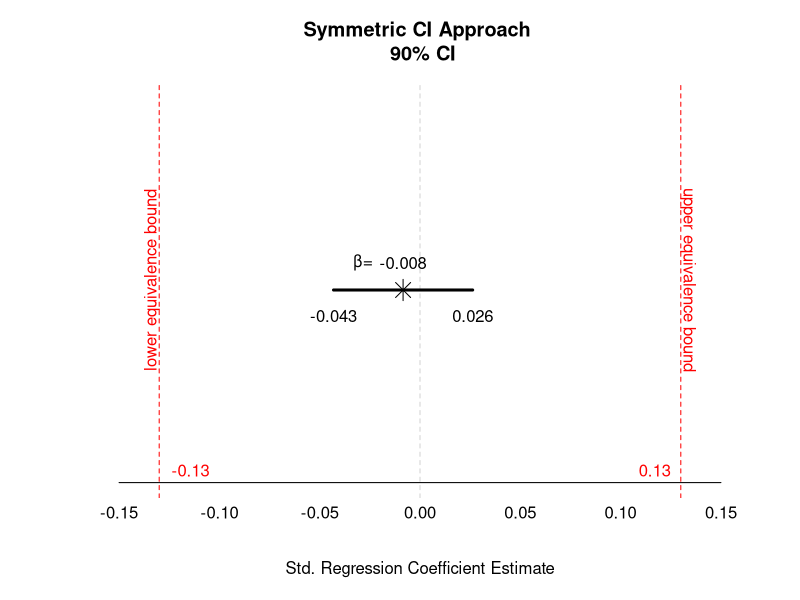

Recreate this plot in R.
## ---- chunk 1

reg.equiv.dna <- function(b, se, p, n, delta, alpha=.05, plot=TRUE, test="TOST", std=TRUE) {
          # b = regression coefficient, std or raw
          # se = std. error associated with the point estimate, b
          # p = no. of predictors in the model 
          # n = sample size
          # delta = SESOI, std or raw
          
          df <- n-1-p
          l.ci90 <- b+qt(.1/2,df, lower.tail = T)*se
          u.ci90 <- b+qt(.1/2,df, lower.tail = F)*se
          l.ci <- b+qt(alpha/2,df, lower.tail = T)*se
          u.ci <- b+qt(alpha/2,df, lower.tail = F)*se
          
          #delta
          l.delta <- -abs(delta) # lower equivalence interval bound (consider to make it as input in the function)
          u.delta <- abs(delta) # upper equivalence interval bound
  
          # RESULTS SECTION
              # standardized section
              if (std==TRUE) {
                        
                              if (test=="AH") {     
                                                # AH
                                                t.ah <- b/se
                                                p.ah <- pt((abs(b)-delta)/(sqrt(se^2)),df) - pt((-abs(b)-delta)/(sqrt(se^2) ), df)
           
                                                cat("standardized regression coefficient is ","\n",
                                                "β = ",b," ,", (1-alpha)*100, "% CI [",l.ci,",",u.ci,"]" ,"\n", 
                                                "associated std. error = ", se, "\n", "\n",
                                                "std. equivalence interval =","[",l.delta,",",u.delta,"]", "\n",
                                                "\n",
                                                "Anderson-Hauck (AH) Equivalence Test Results:", "\n",
                                                "-------------------------------------------------", "\n",
                                                "t(",df,") = ",t.ah,"\n",
                                                "p = ",p.ah,"\n",
                                                ifelse(p.ah < alpha, "AH: Negligible effects concluded" , 'AH: Insufficient evidence for negligible effects'))
                                    }  else { 
                                                # TOST
                                                t1.tost<- (b-(-delta))/(sqrt(se^2)) 
                                                t2.tost<- (delta-b)/(sqrt(se^2))
                                                p1.tost<- 1-pt(t1.tost, df) 
                                                p2.tost<- 1-pt(t2.tost, df)
                                                
                                                cat("standardized regression coefficient is ","\n",
                                                "β = ",b," ,", (1-alpha)*100, "% CI [",l.ci,",",u.ci,"]" ,"\n", 
                                                "associated std. error = ", se, "\n", "\n",
                                                "std. equivalence interval =","[",l.delta,",",u.delta,"]", "\n",
                                                "\n",
                                                "Two One-Sided Test (TOST) Equivalence Test Results:", "\n",
                                                "-------------------------------------------------", "\n",
                                                "t1(",df,") = ",t1.tost,"\n",
                                                "t2(",df,") = ", t2.tost, "\n",
                                                "p1 = ",p1.tost,"\n",
                                                "p2 = ",p2.tost,"\n",
                                                ifelse(p1.tost < alpha & p2.tost < alpha, 'TOST: Negligible effects concluded', 'TOST: Insufficient evidence for negligible effects'))
                                              }
                                                # plot
                                  if (plot==TRUE) { 
                                                    plot(NA, axes=F,
                                                    xlim = c(min(l.ci,l.delta)-max(u.ci-l.ci, u.delta-l.delta)/10, max(u.ci,u.delta)+max(u.ci-l.ci, u.delta-l.delta)/10),
                                                    ylim = c(0,1),
                                                    yaxt='n',
                                                    ylab="",
                                                    xlab = "Std. Regression Coefficient Estimate", 
                                                    main = "Symmetric CI Approach \n 90% CI")
                                                    abline(v =0 , lty = 2, col= "light grey") # vertical line in the middle of the eq. interval, right now it's always 0, can be changed
                                                    points(x=b, y=.5, pch=8, cex=2) # point at the estimated predictor value
                                                    abline(v=u.delta, lty=2, col = "red") # mark the upper eq. bound
                                                    abline(v=l.delta, lty=2, col = "red") # mark the lower eq. bound
                                                    segments(l.ci90,0.5,u.ci90,0.5, lwd=3) # plotting the 90% CI for the predictor estimate
                                                    text(u.delta*1.01,.5,"upper equivalence bound",srt=270,pos=3, offset = .5, col = "red") # text for eq. bound line (upper)
                                                    text(l.delta*1.01,.5,"lower equivalence bound",srt=90,pos=3, offset = .5, col = "red") # text for eq. bound line (lower)
                                                    text(u.delta*.9,-0.01,u.delta,srt=0,pos=3, offset = .5, col = "red") # writing the eq. interval bound value (upper)
                                                    text(l.delta*0.88,-.01,l.delta,srt=0,pos=3, offset = .5, col = "red") # writing the eq. interval bound value (lower)
                                                    text(b,.57,round(b, digits = 3),srt=0) # writing the predictor point estimate value
                                                    text(b,.57,"β=",srt=0, pos = 2, offset = 1.5) # adding text to indicate above line
                                                    text(u.ci90,.45,round(u.ci90, digits = 3),pos =1, offset = .1, col = "black") # writing the 90% CI upper limit value for the predictor estimate
                                                    text(l.ci90,.45,round(l.ci90, digits = 3), pos =1, offset = .1,col = "black") # writing the 90% CI lower limit value for the predictor estimate
                                                    axis(side=1, pos=0, lwd.ticks=0)
                                                    }
              } else {
                      # unstandardized section  
                      if (test=="AH") {     
                      # AH
                      t.ah <- b/se
                      p.ah <- pt((abs(b)-delta)/(sqrt(se^2)),df) - pt((-abs(b)-delta)/(sqrt(se^2) ), df)
    
                      cat("unstandardized regression coefficient is ", "\n",
                      "b = ",b," ,", (1-alpha)*100, "% CI [",l.ci,",",u.ci,"]" ,"\n",  
                      "std. error = ", se, "\n", "\n",
             
                      "raw equivalence interval =","[",l.delta,",",u.delta,"]", "\n",
                      "\n",
                      "Anderson-Hauck (AH) Equivalence Test Results:", "\n",
                      "-------------------------------------------------", "\n",
                      "t(",df,") = ",t.ah,"\n",
                      "p = ",p.ah,"\n",
                      ifelse(p.ah < alpha, "AH: Negligible effects concluded" , 'AH: Insufficient evidence for negligible effects'))
                   }  else { 
                      # TOST
                      t1.tost<- (b-(-delta))/(sqrt(se^2)) 
                      t2.tost<- (delta-b)/(sqrt(se^2))
                      p1.tost<- 1-pt(t1.tost, df) 
                      p2.tost<- 1-pt(t2.tost, df)
      
                     cat("unstandardized regression coefficient is ","\n",
                     "b = ",b," ,", (1-alpha)*100, "% CI [",l.ci,",",u.ci,"]" ,"\n",  
                     "std. error = ", se, "\n", "\n",
             
                     "raw equivalence interval =","[",l.delta,",",u.delta,"]", "\n",
                     "\n",
                     "Two One-Sided Test (TOST) Equivalence Test Results:", "\n",
                     "-------------------------------------------------", "\n",
                     "t1(",df,") = ",t1.tost,"\n",
                     "t2(",df,") = ", t2.tost, "\n",
                     "p1 = ",p1.tost,"\n",
                     "p2 = ",p2.tost,"\n",
                     ifelse(p1.tost < alpha & p2.tost < alpha, 'TOST: Negligible effects concluded', 'TOST: Insufficient evidence for negligible effects'))
                    }
                      # plot
                      if (plot==TRUE) { 
                      plot(NA, axes=F,
                      xlim = c(min(l.ci,l.delta)-max(u.ci-l.ci, u.delta-l.delta)/10, max(u.ci,u.delta)+max(u.ci-l.ci, u.delta-l.delta)/10),
                      ylim = c(0,1),
                      yaxt='n',
                      ylab="",
                      xlab = "Regression Coefficient Estimate", 
                      main = "Symmetric CI Approach \n 90% CI")
                      abline(v =0 , lty = 2, col= "light grey") # vertical line in the middle of the eq. interval, right now it's always 0, can be changed
                      points(x=b, y=.5, pch=8, cex=2) # point at the estimated predictor value
                      abline(v=u.delta, lty=2, col = "red") # mark the upper eq. bound
                      abline(v=l.delta, lty=2, col = "red") # mark the lower eq. bound
                      segments(l.ci90,0.5,u.ci90,0.5, lwd=3) # plotting the 90% CI for the predictor estimate
                      text(u.delta*1.01,.5,"upper equivalence bound",srt=270,pos=3, offset = .5, col = "red") # text for eq. bound line (upper)
                      text(l.delta*1.01,.5,"lower equivalence bound",srt=90,pos=3, offset = .5, col = "red") # text for eq. bound line (lower)
                      text(u.delta*.9,-0.01,u.delta,srt=0,pos=3, offset = .5, col = "red") # writing the eq. interval bound value (upper)
                      text(l.delta*0.88,-.01,l.delta,srt=0,pos=3, offset = .5, col = "red") # writing the eq. interval bound value (lower)
                      text(b,.57,round(b, digits = 3),srt=0) # writing the predictor point estimate value
                      text(b,.57,"b=",srt=0, pos = 2, offset = 1.5) # adding text to indicate above line
                      text(u.ci90,.45,round(u.ci90, digits = 3),pos =1, offset = .1, col = "black") # writing the 90% CI upper limit value for the predictor estimate
                      text(l.ci90,.45,round(l.ci90, digits = 3), pos =1, offset = .1,col = "black") # writing the 90% CI lower limit value for the predictor estimate
                      axis(side=1, pos=0, lwd.ticks=0)
                                  }
                                }     
                              } # end of function


#testing the function

# plug in: b, se, p, n, delta, alpha=.05, plot=TRUE, test="TOST", std=TRUE

reg.equiv.dna(b = -0.008431641,se =0.02106913 ,p =2, n= 2636, delta= .13, alpha = .01)  


